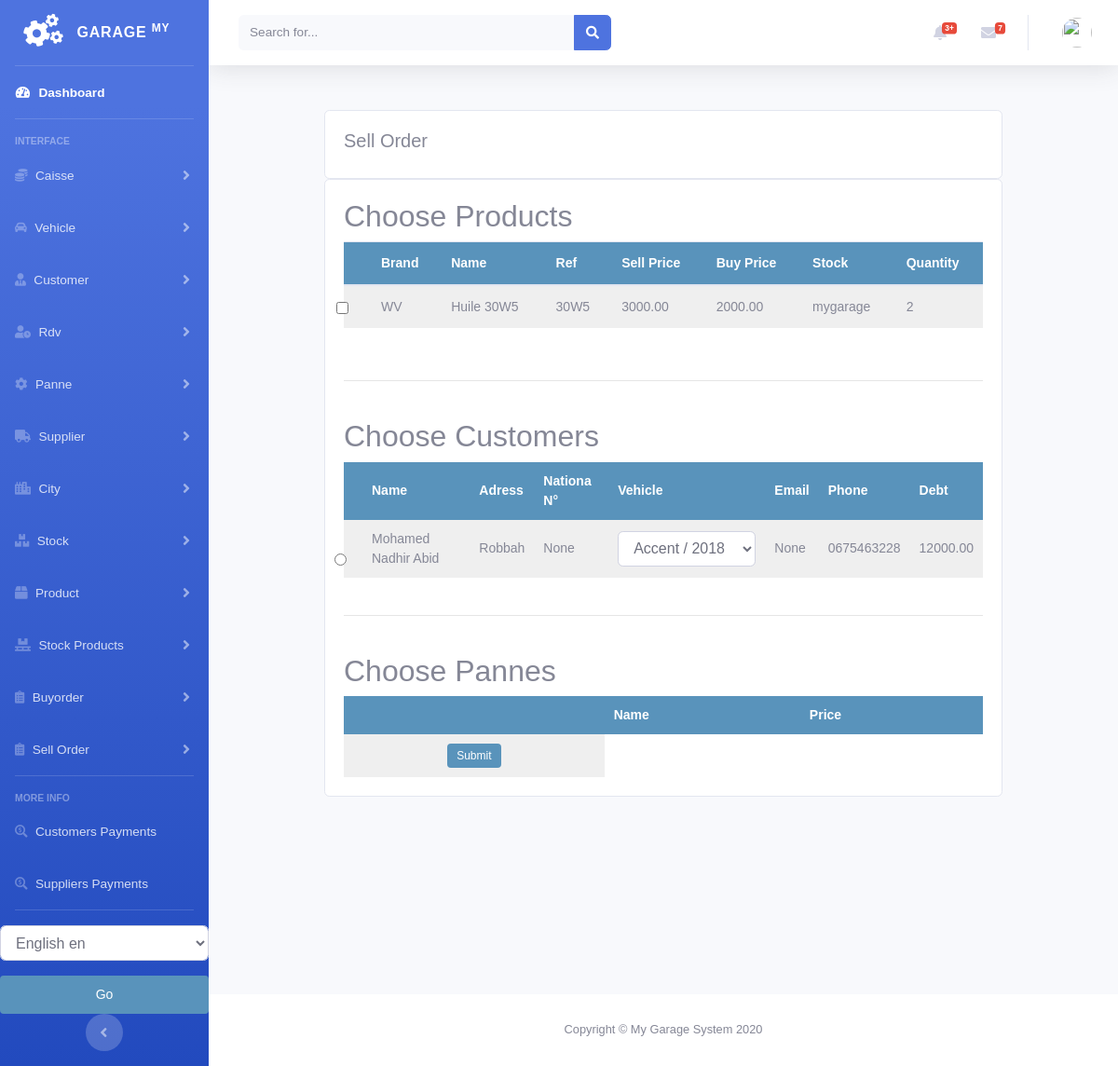
Screenshot of /stock/order_stockproduct_list with the database file from the repository.
### stock/models.py (models this page shows, shortened)
class StockProduct(models.Model):
    product = models.ForeignKey(Product, null=True, on_delete=models.CASCADE)
    quantity = models.PositiveIntegerField(default=1)
    stock = models.ForeignKey(Stock, null=True, on_delete=models.CASCADE)
    class Meta:
        ordering = ('product',)
        verbose_name = 'stockproduct'
        verbose_name_plural = 'stockproducts'

class Stock(models.Model):
    name = models.CharField(max_length=250, null=True)
    class Meta:
        ordering = ('name',)
        verbose_name = 'stock'
        verbose_name_plural = 'stocks'
    def __str__(self):
        return self.name

### product/models.py (models this page shows, shortened)
class Product(models.Model):
    brand = models.CharField(max_length=250, null=True)
    name = models.CharField(max_length=250, null=True)
    ref = models.CharField(max_length=250, null=True)
    desc = models.CharField(max_length=250, null=True)
    image = models.ImageField(upload_to='products/%Y/%m/%d', blank=True, )
    buyprice = models.DecimalField(max_digits=10, null=True, decimal_places=2, default=0)
    sellprice = models.DecimalField(max_digits=10, null=True, decimal_places=2, default=0)
    alert_quantity = models.PositiveIntegerField(default=1, blank=True, null=True)
    stock = models.ForeignKey('stock.Stock', blank=True, null=True, on_delete=models.CASCADE)
    class Meta:
        ordering = ('name',)
        verbose_name = 'product'
        verbose_name_plural = 'products'

### customer/models.py (models this page shows, shortened)
class Customer(models.Model):
    firstname = models.CharField(max_length=250, null=True)
    lastname = models.CharField(max_length=250, null=True)
    address = models.CharField(max_length=200, null=True)
    phone = models.CharField(max_length=200, null=True)
    national_number = models.CharField(max_length=200, null=True)
    email = models.EmailField(null=True)
    date_created = models.DateTimeField(auto_now_add=True, null=True)
    date_joined = models.DateField(null=True)
    debt = models.DecimalField(max_digits=10, decimal_places=2, null=True, default=0)
    def get_vehicles(self):
        return self.vehicles.all().filter(customer=self)

### stock/views.py (the view, shortened to what this page needs)
# urls.py: path('order_stockproduct_list', views.order_stockproduct_list, name='order_stockproduct_list'),
def order_stockproduct_list(request):
    stockproducts = StockProduct.objects.all()
    customers = Customer.objects.all()
    pannes = Panne.objects.all()
    context = {
        'customers': customers,
        'stockproducts': stockproducts,
        'pannes': pannes,
    }
    return render(request, 'stockproduct/order_list_stockproduct.html', context)

### vehicule/models.py (called while the page is built)
    def __str__(self):
        return self.vehicle_name + " - " + self.vehicle_mat

### stock/templates/stockproduct/order_list_stockproduct.html (shortened to what this page needs)
{% extends 'home.html' %}
{% load static %}
{% block content %}
<br>
<div class="container">
    <div class="row">
        <div class="col-md">
            <div class="card card-body">
                <h5>Sell Order</h5>
            </div>
            <div class="card card-body">
                <form action="" method="post">
                    <h2>Choose Products</h2>
                    <table id="table_id" class=" table display text-center">
                        <thead>
                        <tr>
                            <th></th>
                            <th>Brand</th>
                            <th>Name</th>
                            <th>Ref</th>
                            <th>Sell Price</th>
                            <th>Buy Price</th>
                            <th>Stock</th>
                            <th>Quantity</th>
                        </tr>
                        </thead>
                        <tbody>
                        {% for prod in stockproducts %}
                        <tr>
                            <td>
                                <input class="form-check-input product-input" type="checkbox" value="{{prod.id}}" id="{{prod.id}}"
                                       name="products">
                            </td>
                            <td>
                                {{prod.product.brand}}
                            </td>
                            <td>
                                {{prod.product.name}}
                            </td>
                            <td>
                                {{prod.product.ref}}
                            </td>
                            <td>
                                {{prod.product.sellprice}}
                            </td>
                            <td>
                                {{prod.product.buyprice}}
                            </td>
                            <td>
                                {{prod.stock}}
                            </td>
                            <td>
                                {{prod.quantity}}
                            </td>
                        </tr>
                        {% endfor %}
                        </tbody>
                    </table>
                    <br>
                    <hr>
                    <br>
                    <h2>Choose Customers</h2>
                    <table id="table_customer" class="display text-center">
                        <thead>
                        <tr>
                            <th></th>
                            <th>Name</th>
                            <th>Adress</th>
                            <th>Nationa N°</th>
                            <th>Vehicle</th>
                            <th>Email</th>
                            <th>Phone</th>
                            <th>Debt</th>
                        </tr>
                        </thead>
                        <tbody>
                        {% for customer in customers %}
                        <tr>
                            <td>
                                <input class="form-check-input" type="radio" value="{{customer.id}}"
                                       id="{{customer.id}}" name="customers">
                            </td>
                            <td>
                                {{customer.firstname}}
                                {{customer.lastname}}
                            </td>
                            <td>
                                {{customer.address}}
                            </td>
                            <td>
                                {{customer.national_number}}
                            </td>
                            <td>
                                <select class="form-control" name="vehicle">
                                    {% for vehicle in customer.get_vehicles%}
                                    <option value="{{vehicle.id}}">{{vehicle}}</option>
                                    {% empty %}
                                    <option value="None">None</option>
                                    {% endfor %}
                                </select>
                            </td>
                            <td>
                                {{customer.email}}
                            </td>
                            <td>
                                {{customer.phone}}
                            </td>
                            <td>
                                {{customer.debt}}
                            </td>
                        </tr>
                        {% endfor %}
                        </tbody>
                    </table>
                    <br>
                    <hr>
                    <br>
                    <h2>Choose Pannes</h2>
                    <table id="table_panne" class="display text-center">
                        <thead>
                        <tr>
                            <th></th>
                            <th>Name</th>
                            <th>Price</th>
                        </tr>
                        </thead>
                        <tr class="text-center">
                            <td class="text-center">
                                <input class="btn btn-primary" type="submit" name="submit">
                            </td>
                        </tr>
                    </table>
                </form>
            </div>
        </div>
    </div>
</div>
{% endblock %}
{% block jsscript %}
<link rel="stylesheet" href="https://ajax.googleapis.com/ajax/libs/jqueryui/1.12.1/themes/smoothness/jquery-ui.css">
<link rel="stylesheet" href="https://cdnjs.cloudflare.com/ajax/libs/chosen/1.8.7/chosen.min.css"/>
<link rel="stylesheet" type="text/css" href="https://cdn.datatables.net/1.10.22/css/jquery.dataTables.css">
{% endblock %}

### static/css/main.css (style rules this page uses)
body { margin:0; padding:0; font-family:helvetica, sans-serif; }
h1, h2, h3, h4, h5 , h6 { font-family: 'Ubuntu', sans-serif; font-weight:normal; }
a.button, input[type="submit"] { color:#fff; background:#5993bb; border-radius:4px; padding:10px 20px; font-size:14px; border:0; }
table { width:100%; border-spacing:0; border-collapse: collapse; }
table th, table td { text-align:left; font-size:14px; padding:10px; margin:0; }
tbody tr:nth-child(odd) { background:#efefef; }
thead th, tbody tr.total { background:#5993bb; color:#fff; font-weight:bold; }
td input[type="submit"] { font-size:12px; padding:4px 10px; }

### rows the page displays
StockProduct: product.brand "WV", product.name "Huile 30W5", product.ref "30W5", product.sellprice "3000.00", product.buyprice "2000.00", stock "mygarage", quantity "2"
Customer: firstname "Mohamed Nadhir", lastname "Abid", address "Robbah", national_number "None", email "None", phone "0675463228", debt "12000.00"

### other values shown
form field vehicle "Accent / 2018 / noir - 349009785"
